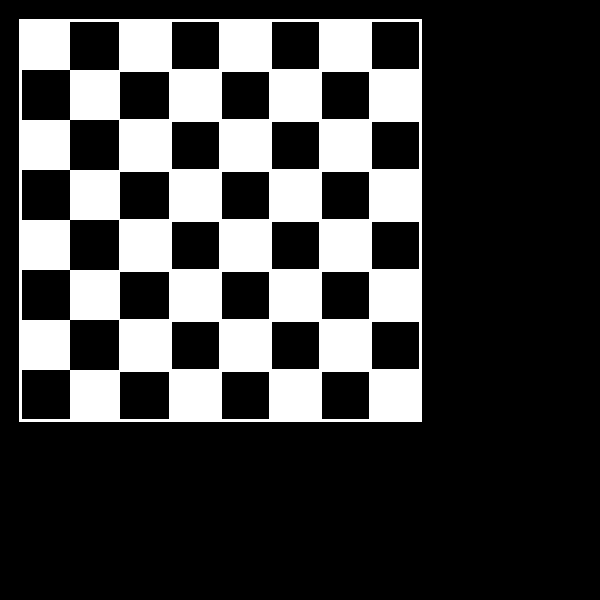
Frame 1 (no input)
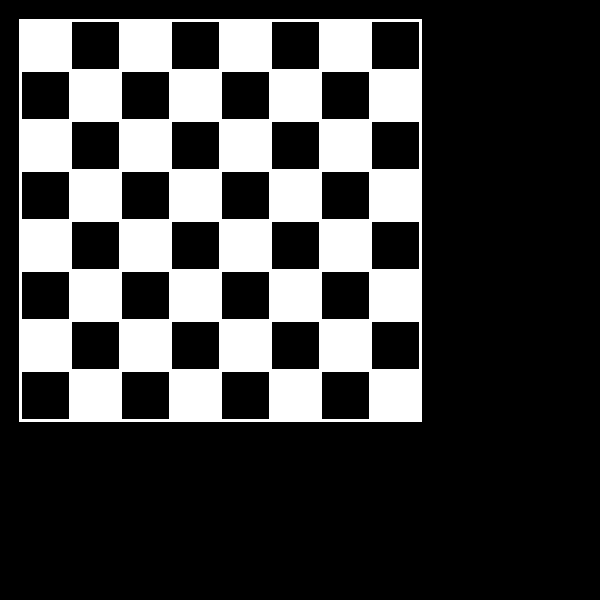
Frame 60 (the mouse pressed at the canvas centre just before this capture)
Frame 120 (the mouse held since frame 60 and released just before this capture): identical to frame 60, image omitted

The Processing sketch that drew these frames (run headless with seeded random() and noise(); from frame 60 on, the mouse is pressed at the canvas centre):

// Processing sketch: chessBoard_Example
// ── chessBoard_Example.pde
// DMP KP S25. Chess board
void setup() {
  size (600,600);
  background (0);
  noStroke();
  smooth();
}
void draw(){
for (int x=20; x<50*8; x+=100) {
    for (int y=20; y<50*8; y+=100) {
      fill (255);
      rect (x, y, 50, 50);
      rect (x+50, y+50, 50, 50);
    }
    strokeWeight (3);
    stroke (255);
    noFill();
    rect(20, 20, 50*8, 50*8);
  }
}
